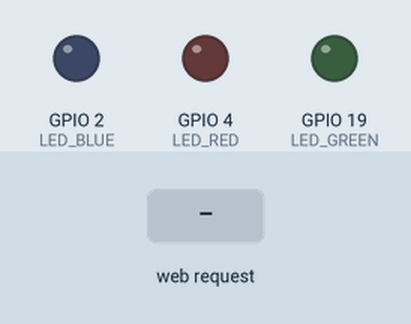
This program was run on a simulated ESP32. Parts: output pins drawn as LEDs (lit = HIGH). The inputs (shaded band) are chosen by the test bench. WiFi joins after 1.5 s; servers stay silent unless stated; storage starts empty; what the program prints to the serial monitor is not drawn.

Above: at 3.7 s.
3.8 s: HTTP request GET /3 received
At 4.6 s:
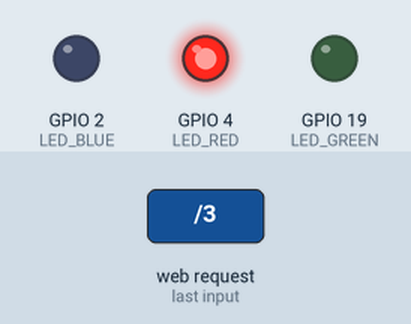
5.3 s: HTTP request GET /1 received
At 5.7 s:
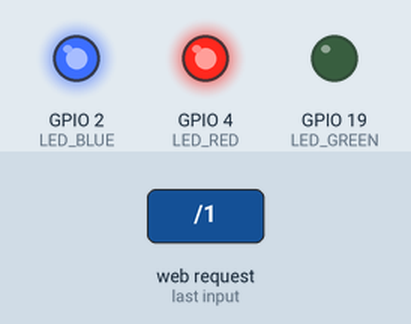
6.8 s: HTTP request GET /5 received
At 8.0 s:
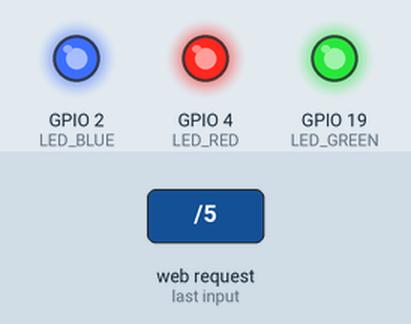
8.3 s: HTTP request GET /0 received
At 9.2 s:
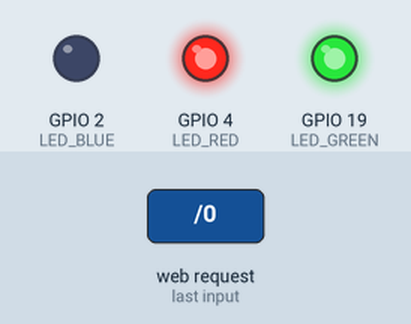
9.8 s: HTTP request GET /2 received
At 10.4 s:
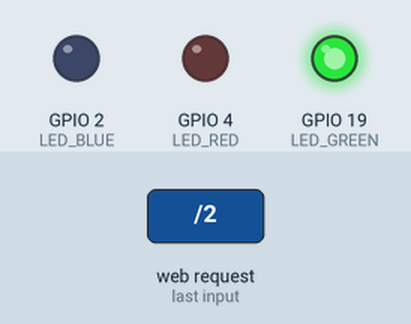
11.3 s: HTTP request GET /4 received
At 12.7 s:
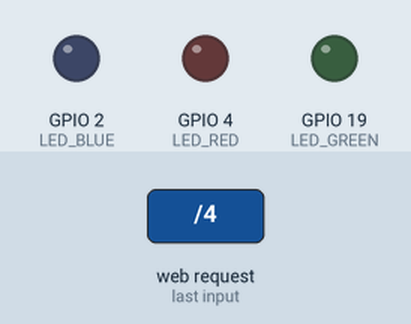
Timing chart, 0 to 13.8 s (numbered marks = the images above; inputs shaded):
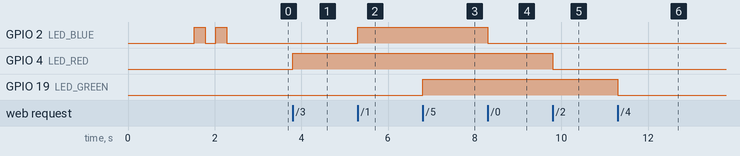

The program:

main.cpp
```cpp
#include <Arduino.h>
#include <WiFi.h>
#include <WebServer.h>
#include <LittleFS.h>

#include <secrets.h>
#include <wifi_log.h>

WebServer server(80);

uint8_t LED_BLUE  = 2;
uint8_t LED_RED   = 4;
uint8_t LED_GREEN = 19;

bool blueStatus  = LOW;
bool redStatus   = LOW;
bool greenStatus = LOW;

// EN: read the HTML template from LittleFS, swap the `%MESSAGE%` placeholder
//     for the per-route confirmation text, and send. Same templating
//     pattern as homework-01, just with a single placeholder.
// SL: preberemo HTML predlogo iz LittleFS, zamenjamo oznako `%MESSAGE%` z
//     besedilom za posamezno pot in pošljemo. Enak vzorec predloge kot v
//     homework-01, le z eno samo oznako.
void sendPage(const char* message) {
  File f = LittleFS.open("/index.html", "r");
  if (!f) {
    server.send(500, "text/plain; charset=UTF-8",
                "Manjka /index.html — zaženi `pio run --target uploadfs`");
    return;
  }
  String page = f.readString();
  f.close();
  page.replace("%MESSAGE%", message);
  server.send(200, "text/html; charset=UTF-8", page);
}

void handle_root() {
  sendPage("Pritisni gumb (/0 do /5) za upravljanje LED diod."
           "<br>/0,/1 = modra | /2,/3 = rdeca | /4,/5 = zelena");
}

void handle_1() { blueStatus  = HIGH; sendPage("Prejet ukaz za vklop modre LED diode."); }
void handle_0() { blueStatus  = LOW;  sendPage("Prejet ukaz za izklop modre LED diode."); }
void handle_3() { redStatus   = HIGH; sendPage("Prejet ukaz za vklop rdece LED diode."); }
void handle_2() { redStatus   = LOW;  sendPage("Prejet ukaz za izklop rdece LED diode."); }
void handle_5() { greenStatus = HIGH; sendPage("Prejet ukaz za vklop zelene LED diode."); }
void handle_4() { greenStatus = LOW;  sendPage("Prejet ukaz za izklop zelene LED diode."); }

void setup() {
  Serial.begin(115200);

  if (!LittleFS.begin()) {
    Serial.println("LittleFS mount failed — zaženi `pio run --target uploadfs`");
  } else {
    Serial.println("LittleFS priklopljen.");
  }

  printWifiTarget();
  WiFi.begin(WIFI_SSID, WIFI_PASSWORD);

  while (WiFi.status() != WL_CONNECTED) {
    delay(500);
    Serial.println("Povezovanje z WiFi omrežjem...");
  }

  Serial.println("Povezava z WiFi omrežjem je vzpostavljena.");
  Serial.print("Moj IP naslov je: ");
  Serial.println(WiFi.localIP());

  server.on("/",  handle_root);
  server.on("/0", handle_0);  // modra OFF
  server.on("/1", handle_1);  // modra ON
  server.on("/2", handle_2);  // rdeca OFF
  server.on("/3", handle_3);  // rdeca ON
  server.on("/4", handle_4);  // zelena OFF
  server.on("/5", handle_5);  // zelena ON

  server.begin();

  pinMode(LED_BLUE,  OUTPUT);
  pinMode(LED_RED,   OUTPUT);
  pinMode(LED_GREEN, OUTPUT);

  digitalWrite(LED_BLUE, HIGH); delay(250);
  digitalWrite(LED_BLUE, LOW);  delay(250);
  digitalWrite(LED_BLUE, HIGH); delay(250);
  digitalWrite(LED_BLUE, LOW);  delay(250);
}

void loop() {
  server.handleClient();

  digitalWrite(LED_BLUE,  blueStatus  ? HIGH : LOW);
  digitalWrite(LED_RED,   redStatus   ? HIGH : LOW);
  digitalWrite(LED_GREEN, greenStatus ? HIGH : LOW);
}
```

Measured:
- after the input at 3.8 s, GPIO 4 (LED_RED): LOW → HIGH at once
- after the input at 5.3 s, GPIO 2 (LED_BLUE): LOW → HIGH at once
- after the input at 6.8 s, GPIO 19 (LED_GREEN): LOW → HIGH at once
- after the input at 8.3 s, GPIO 2 (LED_BLUE): HIGH → LOW at once
- after the input at 9.8 s, GPIO 4 (LED_RED): HIGH → LOW at once
- after the input at 11.3 s, GPIO 19 (LED_GREEN): HIGH → LOW at once
